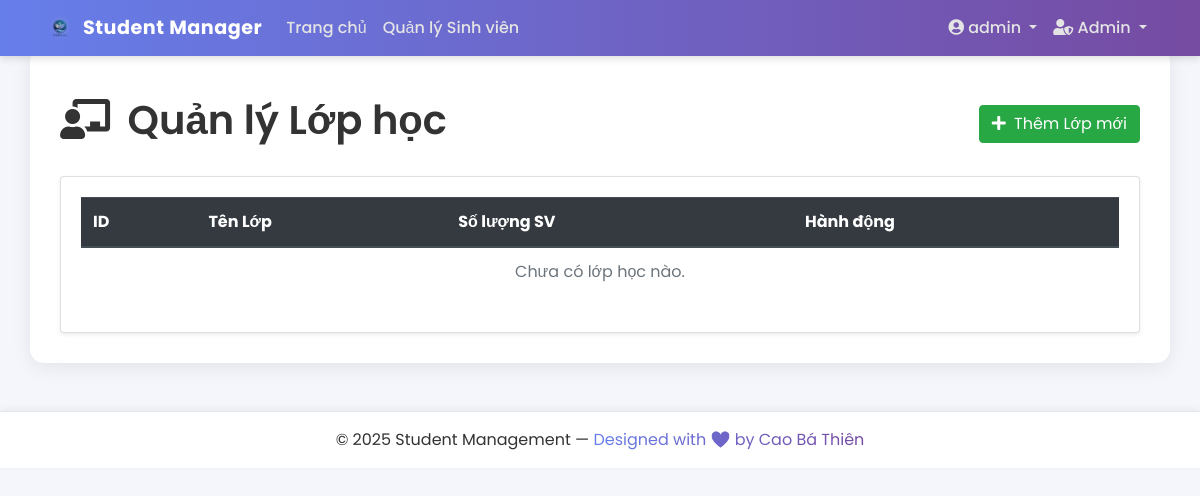
/admin/classes/ (signed in), run on an earlier commit of the app's database.
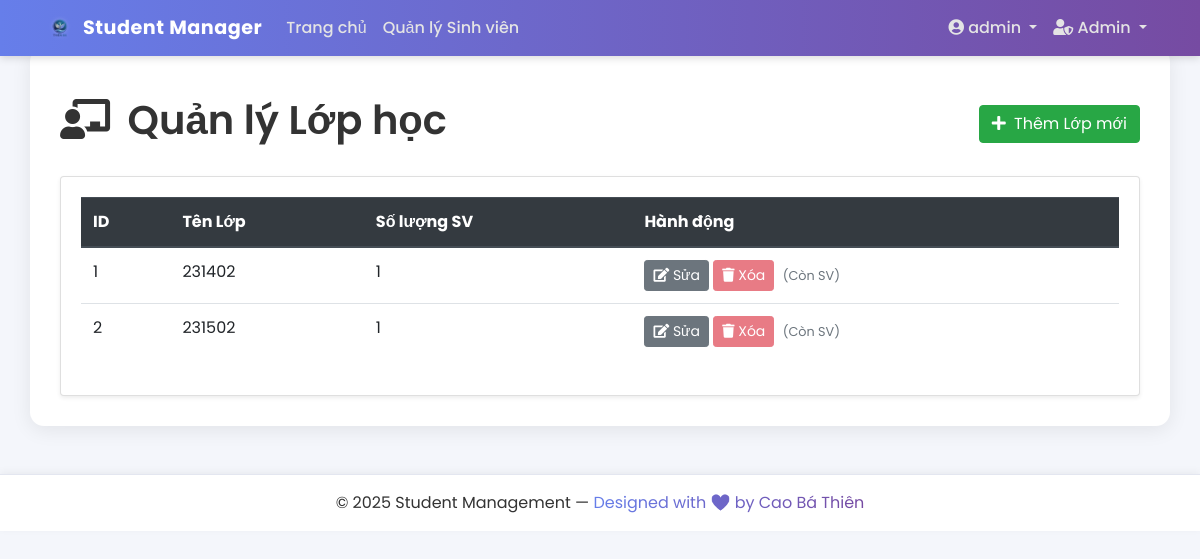
And on a later commit of the database.
### app/models/user.py (models this page shows, shortened)
class User(db.Model, UserMixin):
    id = db.Column(db.Integer, primary_key=True)
    username = db.Column(db.String(20), unique=True, nullable=False)
    email = db.Column(db.String(120), unique=True, nullable=False)
    password_hash = db.Column(db.String(60), nullable=False)
    role = db.Column(db.String(20), nullable=False, default='user')
    announcements = db.relationship('Announcement', backref='author', lazy=True)
    feedbacks = db.relationship('Feedback', backref='sender', lazy=True)
    @property
    def password(self):
        raise AttributeError('password is not a readable attribute')

### app/models/class_model.py (models this page shows, shortened)
class Class(db.Model):
    id = db.Column(db.Integer, primary_key=True)
    name = db.Column(db.String(50), unique=True, nullable=False)
    students = db.relationship('Student', backref='class_rel', lazy=True)

### app/controllers/class_controller.py (the view)
@class_bp.route('/')
@login_required
@admin_required
def list_classes():
    classes = Class.query.order_by(Class.name).all()
    return render_template('class/class_list.html', title='Quản lý Lớp học', classes=classes)

### app/models/user.py (called while the page is built)
@login_manager.user_loader
def load_user(user_id):
    return User.query.get(int(user_id))

### app/templates/class/class_list.html
{% extends "base.html" %}
{% block content %}
<link rel="stylesheet" href="{{ url_for('static', filename='css/class_admin.css') }}">
<div class="d-flex justify-content-between align-items-center mb-4">
    <h1 class="page-title"><i class="fas fa-chalkboard-teacher mr-2"></i> Quản lý Lớp học</h1>
    <a href="{{ url_for('class_admin.add_class') }}" class="btn btn-success"><i class="fas fa-plus mr-1"></i> Thêm Lớp mới</a>
</div>
<div class="card shadow-sm">
    <div class="card-body">
        <div class="table-responsive">
            <table class="table table-hover align-middle">
                <thead class="thead-dark">
                    <tr>
                        <th>ID</th>
                        <th>Tên Lớp</th>
                        <th>Số lượng SV</th>
                        <th>Hành động</th>
                    </tr>
                </thead>
                <tbody>
                    {% for class_item in classes %}
                    <tr>
                        <td>{{ class_item.id }}</td>
                        <td>{{ class_item.name }}</td>
                        <td>{{ class_item.students|length }}</td>
                        <td>
                            <a href="{{ url_for('class_admin.update_class', class_id=class_item.id) }}" class="btn btn-secondary btn-sm" title="Sửa tên lớp"><i class="fas fa-edit"></i> Sửa</a>
                            <form action="{{ url_for('class_admin.delete_class', class_id=class_item.id) }}" method="POST" class="d-inline"
                                  onsubmit="return confirm('Bạn có chắc chắn muốn xóa lớp học này? Hành động này không thể hoàn tác.');">
                                <button type="submit" class="btn btn-danger btn-sm" title="Xóa lớp học" {% if class_item.students %} disabled {% endif %}>
                                    <i class="fas fa-trash"></i> Xóa
                                </button>
                                {% if class_item.students %}
                                    <small class="text-muted d-inline-block ml-1">(Còn SV)</small>
                                {% endif %}
                            </form>
                        </td>
                    </tr>
                    {% else %}
                    <tr>
                        <td colspan="4" class="text-center text-muted">Chưa có lớp học nào.</td>
                    </tr>
                    {% endfor %}
                </tbody>
            </table>
        </div>
    </div>
</div>
{% endblock content %}

### app/templates/base.html (shortened to what this page needs)
<!DOCTYPE html>
<html lang="vi">
<head>
    <link rel="stylesheet" href="https://stackpath.bootstrapcdn.com/bootstrap/4.5.2/css/bootstrap.min.css">
    <link rel="stylesheet" href="https://cdnjs.cloudflare.com/ajax/libs/font-awesome/5.15.3/css/all.min.css">
    <link rel="stylesheet" href="{{ url_for('static', filename='css/style.css') }}">
</head>
<body>
    <header class="site-header">
        <nav class="navbar navbar-expand-lg navbar-dark custom-navbar fixed-top">
            <div class="container">
                <a class="navbar-brand d-flex align-items-center" href="{{ url_for('main.home') }}">
                <img src="{{ url_for('static', filename='img/logo.png') }}" alt="Logo" class="logo mr-2" style="height: 30px; width: auto;">
                <span class="brand-text">Student Manager</span>
            </a>
                <div class="collapse navbar-collapse" id="navbarToggle">
                    <ul class="navbar-nav mr-auto">
                        {% if current_user.is_authenticated %}
                            <li class="nav-item"><a class="nav-link" href="{{ url_for('main.home') }}">Trang chủ</a></li>
                            <li class="nav-item"><a class="nav-link" href="{{ url_for('student.list_students') }}">Quản lý Sinh viên</a></li>
                        {% endif %}
                    </ul>
                    <ul class="navbar-nav ml-auto">
                        {% if current_user.is_authenticated %}
                            <li class="nav-item dropdown">
                                <a class="nav-link dropdown-toggle" href="#" id="accountDropdown" data-toggle="dropdown">
                                    <i class="fas fa-user-circle"></i> {{ current_user.username }}
                                </a>
                            </li>
                            {% if current_user.role == 'admin' %}
                            <li class="nav-item dropdown">
                                <a class="nav-link dropdown-toggle" href="#" id="adminDropdown" data-toggle="dropdown">
                                    <i class="fas fa-user-shield"></i> Admin
                                </a>
                            </li>
                            {% endif %}
                        {% else %}
                            <li class="nav-item"><a class="nav-link" href="{{ url_for('auth.login') }}">Đăng nhập</a></li>
                            <li class="nav-item"><a class="nav-link" href="{{ url_for('auth.register') }}">Đăng ký</a></li>
                        {% endif %}
                    </ul>
                </div>
            </div>
        </nav>
    </header>
    <main class="main-content container mt-5 pt-5">
        {% block content %}{% endblock %}
    </main>
    <footer class="footer py-3 mt-5">
        <div class="container text-center">
            <p class="mb-0">© 2025 Student Management — <span class="text-gradient">Designed with ❤️ by Cao Bá Thiên</span></p>
        </div>
    </footer>
</body>
</html>

### app/static/css/style.css (style rules this page uses)
body { font-family: 'Poppins', sans-serif; background: #f4f6fb; color: #333; min-height: 100vh; }
.custom-navbar { background: linear-gradient(90deg, #667eea, #764ba2); box-shadow: 0 2px 8px rgba(0,0,0,0.15); transition: 0.3s; }
.custom-navbar .navbar-brand { font-weight: 700; font-size: 1.2rem; letter-spacing: 0.5px; color: #fff !important; }
.custom-navbar .nav-link { color: #e4e4e4 !important; transition: 0.3s; font-weight: 500; }
.logo { filter: drop-shadow(0 0 2px rgba(255,255,255,0.3)); }
.main-content { background: #fff; border-radius: 14px; padding: 30px; box-shadow: 0 4px 20px rgba(0,0,0,0.08); }
.footer { background: #fff; border-top: 1px solid #e3e6f0; box-shadow: 0 -2px 8px rgba(0,0,0,0.05); }
.text-gradient { background: linear-gradient(90deg, #667eea, #764ba2); -webkit-background-clip: text; -webkit-text-fill-color: transparent; }

### app/static/css/class_admin.css (style rules this page uses)
.page-title { font-weight: 600; color: var(--dark-color); }
.table th { white-space: nowrap; }
.table td:last-child { white-space: nowrap; }
.table button:disabled { cursor: not-allowed; }

What changed in the data, as far as the page shows it:
added Class: id "1", name "231402", students|length "1"
added Class: id "2", name "231502", students|length "1"
Also different on the page:
text no longer shown: "Chưa có lớp học nào."
